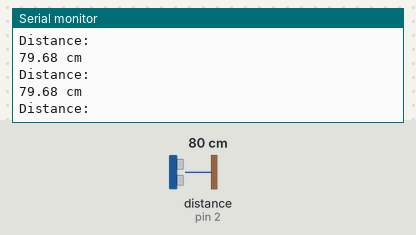
A sketch run on a simulated Arduino Uno, built with avr-gcc and run on an emulated ATmega328P. Shown: the last lines printed to the serial monitor. Wiring (inferred from the names in the program): ultrasonic range finder: trigger pin 3; echo pin 2. Inputs (shaded band) come from the test bench; at power-on: distance to the obstacle (sensor on pin 2) 80 cm. The echo pulse lasts 58.3 µs per cm.

Above: at 1.2 s.
1.3 s: distance to the obstacle (sensor on pin 2) set to 2 cm
At 2.0 s:
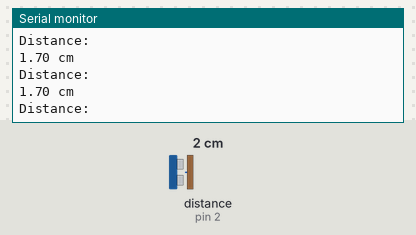
4.3 s: distance to the obstacle (sensor on pin 2) set to 18 cm
At 5.0 s:
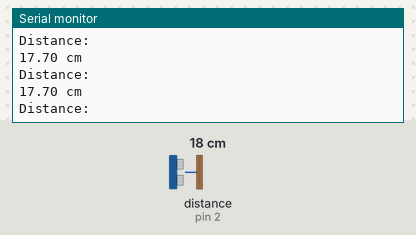
7.3 s: distance to the obstacle (sensor on pin 2) set to 4 cm
At 8.2 s:
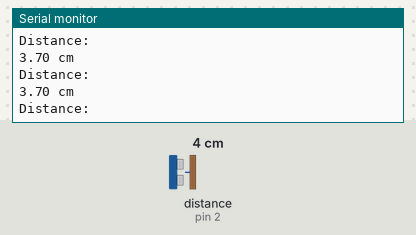
13.3 s: distance to the obstacle (sensor on pin 2) set to 35 cm
At 13.9 s:
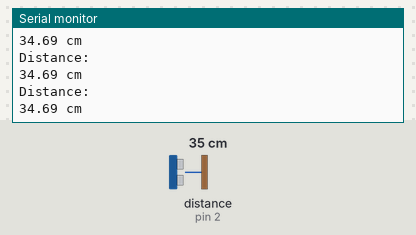
Timing chart, 0 to 16.3 s (numbered marks = the images above; inputs shaded):
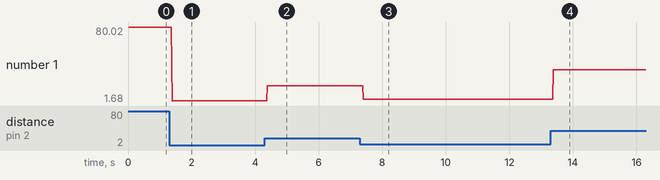

Measured:
- after the input at 1.3 s, the serial monitor: prints a new line after 0.09 s (image 1)
- after the input at 4.3 s, the serial monitor: prints a new line after 0.08 s (image 2)
- after the input at 7.3 s, the serial monitor: prints a new line after 0.10 s (image 3)
- after the input at 13.3 s, the serial monitor: prints a new line after 0.09 s (image 4)
- plotted number 1: 79.68 → 1.7 after the input at 1.3 s, 1.7 → 17.7 after the input at 4.3 s, 17.7 → 3.7 after the input at 7.3 s, 3.7 → 34.69 after the input at 13.3 s

The sketch:

Ultrasonic_Test.ino
```cpp
#define echoPin 2// attach pin D2 Arduino to pin Echo of HC-SR04
#define trigPin 3//attach pin D3 Arduino to pin Trig of HC-SR04


// defines variables
float distance; // variable for the distance measurement
float duration;
void setup() {
  pinMode(trigPin, OUTPUT); // Sets the trigPin as an OUTPUT
  pinMode(echoPin, INPUT); // Sets the echoPin as an INPUT
  Serial.begin(9600); // // Serial Communication is starting with 9600 of baudrate speed
}
void loop() {
  // Clears the trigPin condition
  digitalWrite(trigPin, LOW);
  delayMicroseconds(2);
  // Sets the trigPin HIGH (ACTIVE) for 10 microseconds
  digitalWrite(trigPin, HIGH);
  delayMicroseconds(10);
  digitalWrite(trigPin, LOW);
  duration = pulseIn(echoPin, HIGH);
  // Calculating the distance
  distance = duration * 0.0343 / 2; // Speed of sound wave divided by 2 (go and back)
  // Displays the distance on the Serial Monitor
  Serial.println("Distance: ");
  Serial.print(distance);
  Serial.println(" cm");


}
```
